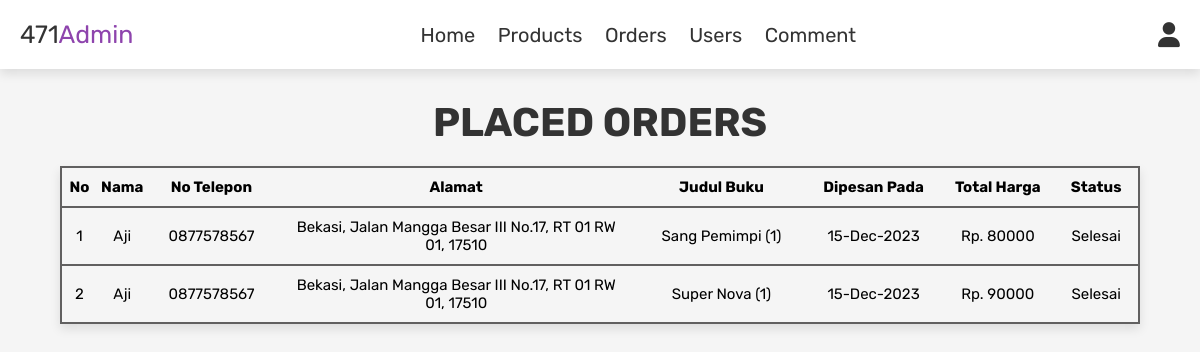
The page /admin_orders_selesai.php (signed in) on the database its author committed.
### tables this page shows
CREATE TABLE `orders` (
  `id` int(100) NOT NULL,
  `user_id` int(100) NOT NULL,
  `name` varchar(100) NOT NULL,
  `number` varchar(12) NOT NULL,
  `address` varchar(500) NOT NULL,
  `city` varchar(100) NOT NULL,
  `zip_code` varchar(20) NOT NULL,
  `total_products` varchar(1000) NOT NULL,
  `total_price` int(100) NOT NULL,
  `placed_on` varchar(50) NOT NULL,
  `payment_status` varchar(20) NOT NULL DEFAULT 'pending',
  `status_kurir` varchar(200) NOT NULL
);

### admin_orders_selesai.php (the view, shortened to what this page needs)
<?php
include 'config.php';
$query = "SELECT * FROM orders WHERE payment_status = 'Selesai'";
$hasil = $conn->query($query);
?>
<!DOCTYPE html>
<html lang="en">
<head>
    <link rel="stylesheet" href="https://cdnjs.cloudflare.com/ajax/libs/font-awesome/6.0.0/css/all.min.css">
    <link rel="stylesheet" href="css/admin_style.css">
</head>
<body>
    <?php include 'admin_header.php'; ?>
    <section class="orders">
        <h1 class="title">placed orders</h1>
        <div class="container-pesanan">
            <div class="coloumn">
                <table>
                    <thead>
                        <tr>
                            <th>No</th>
                            <th>Nama</th>
                            <th>No Telepon</th>
                            <th>Alamat</th>
                            <th>Judul Buku</th>
                            <th>Dipesan Pada</th>
                            <th>Total Harga</th>
                            <th>Status</th>
                        </tr>
                    </thead>
            </div>
            <?php $numbernum = 1; ?>
            <?php while ($row = mysqli_fetch_assoc($hasil)) { ?>
                <div class="data-pesanan">
                    <tbody>
                        <tr>
                            <td>
                                <?php echo $numbernum ?>
                            </td>
                            <td>
                                <?php echo $row['name'] ?>
                            </td>
                            <td>
                                <?php echo $row['number'] ?>
                            </td>
                            <td>
                                <?php echo $row['city'] . ", " . $row['address'] . ", " . $row['zip_code'] ?>
                            </td>
                            <td>
                                <?php echo $row['total_products'] ?>
                            </td>
                            <td>
                                <?php echo $row['placed_on'] ?>
                            </td>
                            <td>Rp.
                                <?php echo $row['total_price'] ?>
                            </td>
                            <td>
                                <?php echo $row['payment_status'] ?>
                            </td>
                        </tr>
                    </tbody>
                </div>
                <?php $numbernum++; ?>
            <?php } ?>
        </div>
    </section>
</body>
</html>

### css/admin_style.css (style rules this page uses)
:root { --purple:#8e44ad; --red:#c0392b; --orange:#f39c12; --black:#333; --white:#fff; --light-color:#666; --light-white:#ccc; --light-bg:#f5f5f5; --border:.1rem solid var(--black); --box-shadow:0 .5rem 1rem rgba(0,0,0,.1); }
* { font-family: 'Rubik', sans-serif; margin:0; padding:0; box-sizing: border-box; outline: none; border:none; text-decoration: none; transition:all .2s linear; }
html { font-size: 62.5%; overflow-x: hidden; }
body { background-color: var(--light-bg); }
section { padding:3rem 2rem; }
.title { text-align: center; margin-bottom: 2rem; text-transform: uppercase; color:var(--black); font-size: 4rem; }
.orders .container-pesanan { border-top: 2px solid #616060; border-right: 2px solid #616060; border-left: 2px solid #616060; box-shadow: 0 .5rem 1rem rgba(0,0,0,.1); margin-left: 40px; margin-right: 40px; }
.orders .container-pesanan .coloumn { display: flex; margin-top: 10px ; }
table { width: 100%; border-collapse: collapse; text-align: center; }
.orders .container-pesanan .coloumn th { max-width: 300px; border-bottom: 2px solid #616060; padding-bottom: 10px; font-size: 15px; }
.orders .container-pesanan .coloumn td { max-width: 300px; padding: 10px; border-bottom: 2px solid #616060; margin: 0 0 0 0; font-size: 15px; text-transform: capitalize; }

### rows shown on the page
orders: name "Aji", number "0877578567", city "Bekasi", address "Jalan Mangga Besar III No.17, RT 01 RW 01", zip_code "17510", total_products "Sang Pemimpi (1)", placed_on "15-Dec-2023", total_price "80000", payment_status "Selesai"
orders: name "Aji", number "0877578567", city "Bekasi", address "Jalan Mangga Besar III No.17, RT 01 RW 01", zip_code "17510", total_products "Super Nova (1)", placed_on "15-Dec-2023", total_price "90000", payment_status "Selesai"
